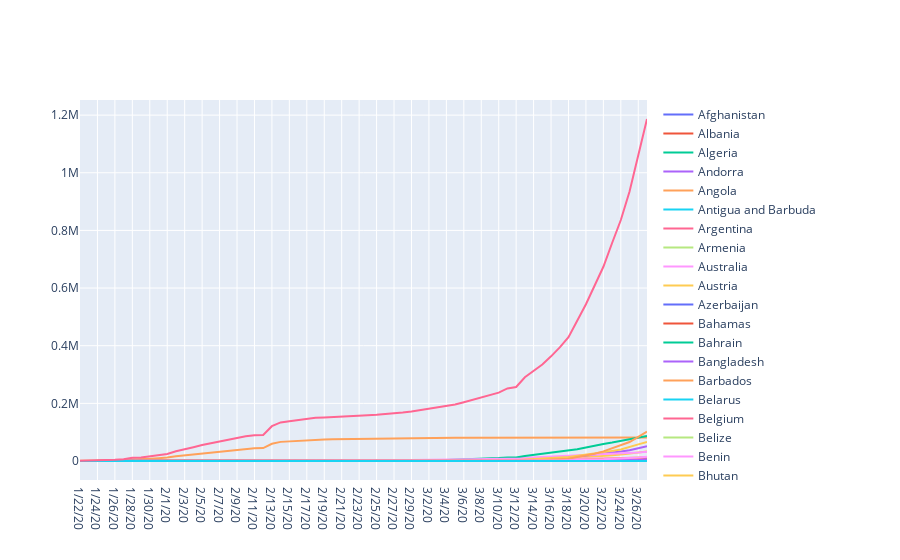

Here is the notebook cell this chart was saved with:
### Markdown cell above
## Draft

### Code cell
data=[]
for country in confirmed1.columns:
    data.append(go.Scatter(x=confirmed1.index,y=confirmed1[country],name=country))
                
                
layout=dict(
    
)
    
fig={'data':data,
    'layout':layout}

iplot(fig)
